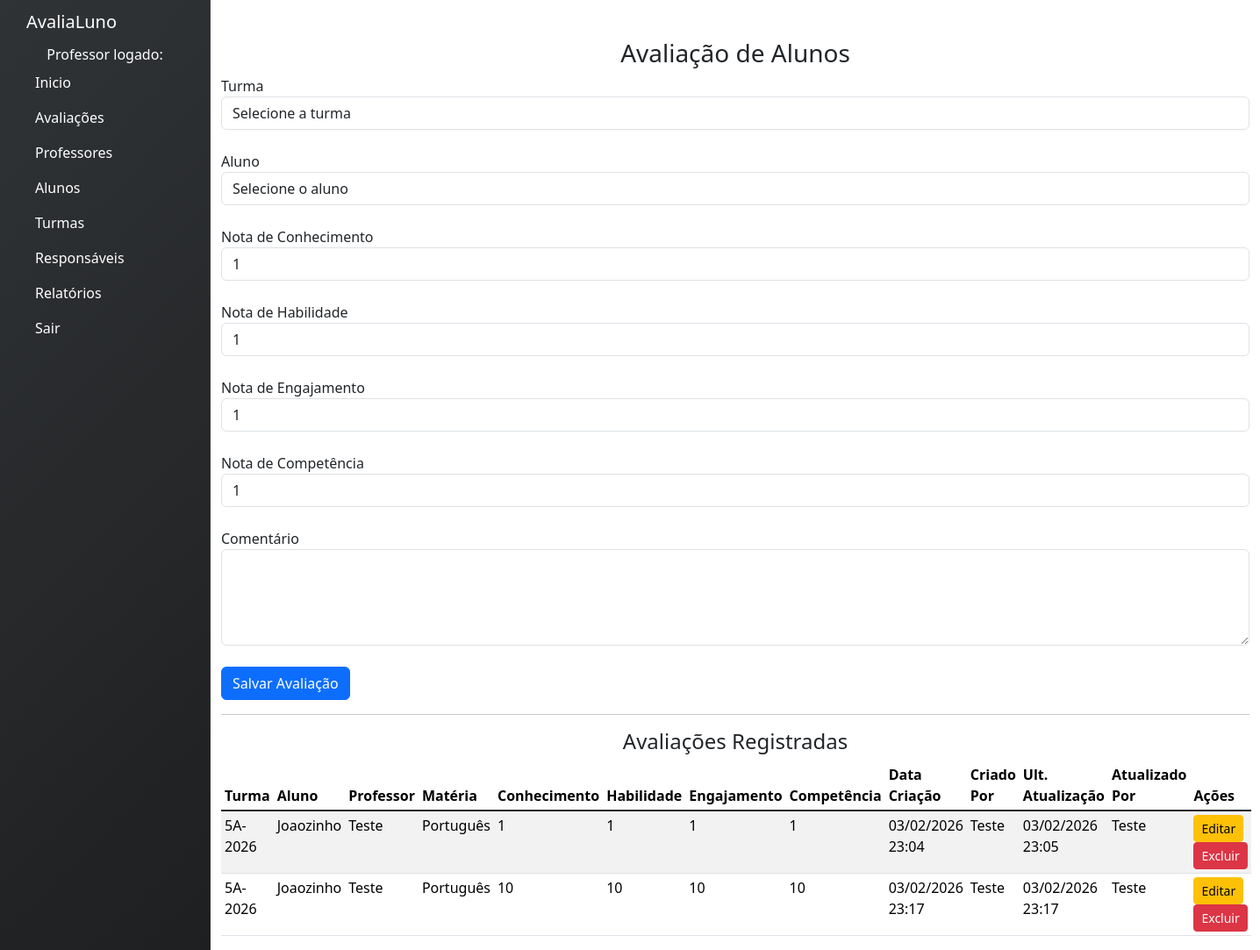
Before: /avaliacoes with the older database file.
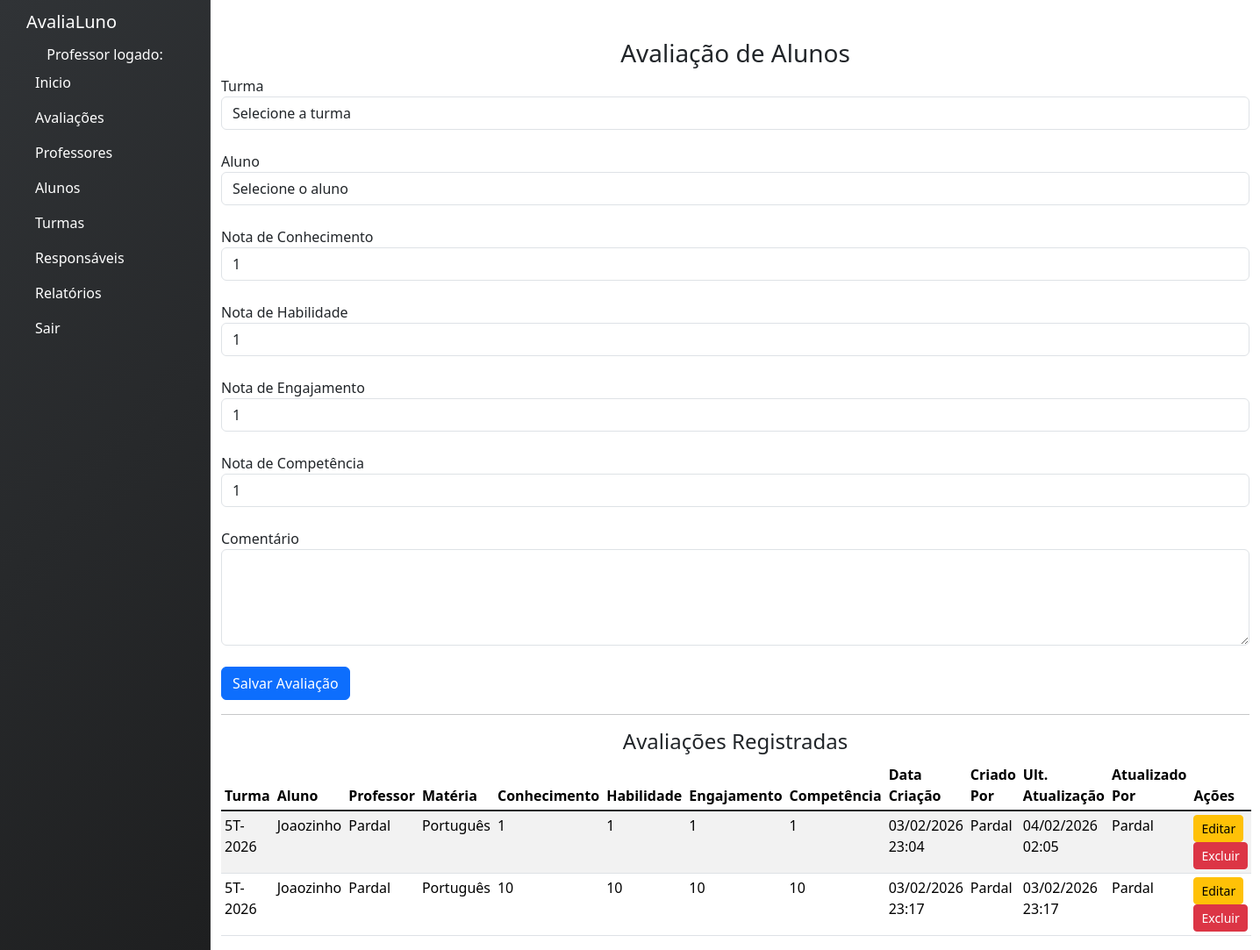
After: the same page with the newer database file.
### avaliacoes/models.py (models this page shows, shortened)
class Avaliacao(models.Model):
    turma = models.ForeignKey(Turma, on_delete=models.CASCADE)
    aluno = models.ForeignKey(Aluno, on_delete=models.CASCADE)
    professor = models.ForeignKey(Professor, on_delete=models.CASCADE, null=True, blank=True)
    nota_conhecimento = models.IntegerField()
    nota_habilidade = models.IntegerField()
    nota_engajamento = models.IntegerField()
    nota_competencia = models.IntegerField()
    comentario = models.TextField(blank=True, null=True)
    data_criacao = models.DateTimeField(auto_now_add=True)
    data_atualizacao = models.DateTimeField(auto_now=True)
    criado_por = models.ForeignKey(User, on_delete=models.SET_NULL, null=True, blank=True, related_name='avaliacoes_criadas')
    atualizado_por = models.ForeignKey(User, on_delete=models.SET_NULL, null=True, blank=True, related_name='avaliacoes_atualizadas')

class Turma(models.Model):
    nome = models.CharField(max_length=100)
    class Meta:
        verbose_name = "Turma"
        verbose_name_plural = "Turmas" # Define o nome plural personalizado

class Professor(models.Model):
    MATERIAS_CHOICES = [
        ('Matemática', 'Matemática'),
        ('Português', 'Português'),
        ('História', 'História'),
        ('Geografia', 'Geografia'),
        ('Física', 'Física'),
        ('Química', 'Química'),
        ('Biologia', 'Biologia'),
    ]
    user = models.OneToOneField(User, on_delete=models.CASCADE)
    materia = models.CharField(max_length=50, choices=MATERIAS_CHOICES)
    class Meta:
        verbose_name = "Professor"
        verbose_name_plural = "Professores" # Define o nome plural personalizado

class Aluno(models.Model):
    nome = models.CharField(max_length=100)
    turma = models.ForeignKey(Turma, on_delete=models.PROTECT)
    responsavel = models.ForeignKey(Responsavel, on_delete=models.PROTECT)
    class Meta:
        verbose_name = "Aluno"
        verbose_name_plural = "Alunos"

### avaliacoes/views.py (the view, shortened to what this page needs)
# urls.py: path('avaliacoes', views.avaliacoes, name='avaliacoes'),
def avaliacoes(request):
    lista_turmas = Turma.objects.all()
    lista_alunos = Aluno.objects.select_related('turma').all()
    lista_avaliacoes = Avaliacao.objects.select_related('aluno', 'turma', 'professor', 'professor__user', 'criado_por', 'atualizado_por').all()
    return render(request, 'avaliacoes.html', {
        'lista_turmas': lista_turmas,
        'lista_alunos': lista_alunos,
        'lista_avaliacoes': lista_avaliacoes
    })

### avaliacoes/templates/avaliacoes.html (shortened to what the changed rows need)
{% extends 'base.html' %}
{% block content %}
<table class="table table-striped table-sm">
  <thead>
    <tr>
      <th>Turma</th>
      <th>Aluno</th>
      <th>Professor</th>
      <th>Matéria</th>
      <th>Conhecimento</th>
      <th>Habilidade</th>
      <th>Engajamento</th>
      <th>Competência</th>
      <th>Data Criação</th>
      <th>Criado Por</th>
      <th>Ult. Atualização</th>
      <th>Atualizado Por</th>
      <th>Ações</th>
    </tr>
  </thead>
  <tbody>
    {% for a in lista_avaliacoes %}
      <tr>
        <td>{{ a.turma.nome }}</td>
        <td>{{ a.aluno.nome }}</td>
        <td>
          {% if a.professor %}
            {{ a.professor.user.get_full_name }}
          {% else %}
            -
          {% endif %}
        </td>
        <td>
          {% if a.professor %}
            {{ a.professor.materia }}
          {% else %}
            -
          {% endif %}
        </td>
        <td>{{ a.nota_conhecimento }}</td>
        <td>{{ a.nota_habilidade }}</td>
        <td>{{ a.nota_engajamento }}</td>
        <td>{{ a.nota_competencia }}</td>
        <td>{{ a.data_criacao|date:"d/m/Y H:i" }}</td>
        <td>{{ a.criado_por.get_full_name }}</td>
        <td>{{ a.data_atualizacao|date:"d/m/Y H:i" }}</td>
        <td>{{ a.atualizado_por.get_full_name }}</td>
        <td>
          <button class="btn btn-sm btn-warning"
            onclick="editarAvaliacao(
              '{{ a.id }}',
              '{{ a.turma.id }}',
              '{{ a.aluno.id }}',
              '{{ a.nota_conhecimento }}',
              '{{ a.nota_habilidade }}',
              '{{ a.nota_engajamento }}',
              '{{ a.nota_competencia }}',
              `{{ a.comentario|default:'' }}`
            )">
            Editar
          </button>
          <button class="btn btn-sm btn-danger"
            onclick="abrirModalExcluir('{{ a.id }}')">
            Excluir
          </button>
        </td>
      </tr>
    {% empty %}
      <tr>
        <td colspan="13" class="text-center">Nenhuma avaliação cadastrada</td>
      </tr>
    {% endfor %}
  </tbody>
</table>
{% endblock %}

Changed rows visible on the page:
changed Avaliacao (number 1 of 2 on the later page): turma.nome "5A-2026" → "5T-2026"; professor.user.get_full_name "Teste" → "Pardal"; criado_por.get_full_name "Teste" → "Pardal"; data_atualizacao "03/02/2026 23:05" → "04/02/2026 02:05"; atualizado_por.get_full_name "Teste" → "Pardal"
changed through a linked row, Avaliacao (number 2 of 2 on the later page): turma.nome "5A-2026" → "5T-2026"; professor.user.get_full_name "Teste" → "Pardal"; criado_por.get_full_name "Teste" → "Pardal"; atualizado_por.get_full_name "Teste" → "Pardal"
